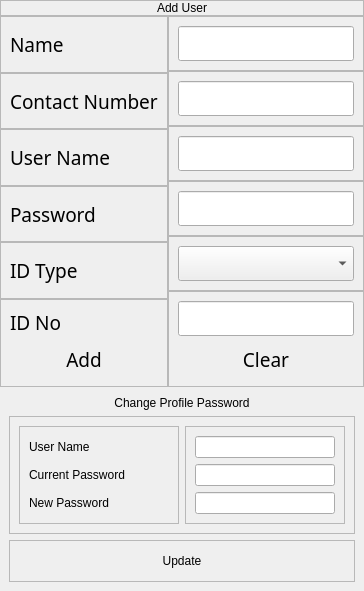
                  <widget class="QFrame" name="frame_125">
                   <property name="sizePolicy">
                    <sizepolicy hsizetype="Fixed" vsizetype="Expanding">
                     <horstretch>0</horstretch>
                     <verstretch>0</verstretch>
                    </sizepolicy>
                   </property>
                   <property name="frameShape">
                    <enum>QFrame::NoFrame</enum>
                   </property>
                   <property name="frameShadow">
                    <enum>QFrame::Plain</enum>
                   </property>
                   <layout class="QVBoxLayout" name="verticalLayout_88">
                    <property name="spacing">
                     <number>0</number>
                    </property>
                    <property name="leftMargin">
                     <number>0</number>
                    </property>
                    <property name="topMargin">
                     <number>0</number>
                    </property>
                    <property name="rightMargin">
                     <number>0</number>
                    </property>
                    <property name="bottomMargin">
                     <number>0</number>
                    </property>
                    <item>
                     <widget class="QFrame" name="frame_126">
                      <property name="sizePolicy">
                       <sizepolicy hsizetype="Preferred" vsizetype="Fixed">
                        <horstretch>0</horstretch>
                        <verstretch>0</verstretch>
                       </sizepolicy>
                      </property>
                      <property name="frameShape">
                       <enum>QFrame::StyledPanel</enum>
                      </property>
                      <property name="frameShadow">
                       <enum>QFrame::Raised</enum>
                      </property>
                      <layout class="QVBoxLayout" name="verticalLayout_92">
                       <property name="spacing">
                        <number>0</number>
                       </property>
                       <property name="leftMargin">
                        <number>0</number>
                       </property>
                       <property name="topMargin">
                        <number>0</number>
                       </property>
                       <property name="rightMargin">
                        <number>0</number>
                       </property>
                       <property name="bottomMargin">
                        <number>0</number>
                       </property>
                       <item>
                        <widget class="QLabel" name="label_60">
                         <property name="styleSheet">
                          <string notr="true">font: 16pt &quot;Century Gothic&quot;;</string>
                         </property>
                         <property name="text">
                          <string>Add User</string>
                         </property>
                         <property name="alignment">
                          <set>Qt::AlignCenter</set>
                         </property>
                        </widget>
                       </item>
                      </layout>
                     </widget>
                    </item>
                    <item>
                     <widget class="QFrame" name="frame_127">
                      <property name="sizePolicy">
                       <sizepolicy hsizetype="Fixed" vsizetype="Fixed">
                        <horstretch>0</horstretch>
                        <verstretch>0</verstretch>
                       </sizepolicy>
                      </property>
                      <property name="font">
                       <font>
                        <family>Century Gothic</family>
                        <pointsize>14</pointsize>
                       </font>
                      </property>
                      <property name="autoFillBackground">
                       <bool>false</bool>
                      </property>
                      <property name="frameShape">
                       <enum>QFrame::NoFrame</enum>
                      </property>
                      <property name="frameShadow">
                       <enum>QFrame::Plain</enum>
                      </property>
                      <layout class="QHBoxLayout" name="horizontalLayout_42">
                       <property name="spacing">
                        <number>0</number>
                       </property>
                       <property name="sizeConstraint">
                        <enum>QLayout::SetDefaultConstraint</enum>
                       </property>
                       <property name="leftMargin">
                        <number>0</number>
                       </property>
                       <property name="topMargin">
                        <number>0</number>
                       </property>
                       <property name="rightMargin">
                        <number>0</number>
                       </property>
                       <property name="bottomMargin">
                        <number>0</number>
                       </property>
                       <item>
                        <widget class="QFrame" name="frame_128">
                         <property name="frameShape">
                          <enum>QFrame::NoFrame</enum>
                         </property>
                         <property name="frameShadow">
                          <enum>QFrame::Plain</enum>
                         </property>
                         <layout class="QVBoxLayout" name="verticalLayout_93">
                          <property name="spacing">
                           <number>0</number>
                          </property>
                          <property name="leftMargin">
                           <number>0</number>
                          </property>
                          <property name="topMargin">
                           <number>0</number>
                          </property>
                          <property name="rightMargin">
                           <number>0</number>
                          </property>
                          <property name="bottomMargin">
                           <number>0</number>
                          </property>
                          <item>
                           <widget class="QFrame" name="frame_129">
                            <property name="styleSheet">
                             <string notr="true">font: 16pt &quot;Century Gothic&quot;;</string>
                            </property>
                            <property name="frameShape">
                             <enum>QFrame::StyledPanel</enum>
                            </property>
                            <property name="frameShadow">
                             <enum>QFrame::Raised</enum>
                            </property>
                            <layout class="QVBoxLayout" name="verticalLayout_94">
                             <item>
                              <widget class="QLabel" name="label_61">
                               <property name="styleSheet">
                                <string notr="true">font: 12pt &quot;Century Gothic&quot;;
color: rgb(0, 0, 0);</string>
                               </property>
                               <property name="text">
                                <string>Name</string>
                               </property>
                              </widget>
                             </item>
                            </layout>
                           </widget>
                          </item>
                          <item>
                           <widget class="QFrame" name="frame_130">
                            <property name="frameShape">
                             <enum>QFrame::StyledPanel</enum>
                            </property>
                            <property name="frameShadow">
                             <enum>QFrame::Raised</enum>
                            </property>
                            <layout class="QVBoxLayout" name="verticalLayout_95">
                             <item>
                              <widget class="QLabel" name="label_62">
                               <property name="styleSheet">
                                <string notr="true">font: 12pt &quot;Century Gothic&quot;;
color: rgb(0, 0, 0);</string>
                               </property>
                               <property name="text">
                                <string>Contact Number</string>
                               </property>
                              </widget>
                             </item>
                            </layout>
                           </widget>
                          </item>
                          <item>
                           <widget class="QFrame" name="frame_131">
                            <property name="frameShape">
                             <enum>QFrame::StyledPanel</enum>
                            </property>
                            <property name="frameShadow">
                             <enum>QFrame::Raised</enum>
                            </property>
                            <layout class="QVBoxLayout" name="verticalLayout_96">
                             <item>
                              <widget class="QLabel" name="label_63">
                               <property name="styleSheet">
                                <string notr="true">font: 12pt &quot;Century Gothic&quot;;
color: rgb(0, 0, 0);</string>
                               </property>
                               <property name="text">
                                <string>User Name</string>
                               </property>
                              </widget>
                             </item>
                            </layout>
                           </widget>
                          </item>
                          <item>
                           <widget class="QFrame" name="frame_132">
                            <property name="frameShape">
                             <enum>QFrame::StyledPanel</enum>
                            </property>
                            <property name="frameShadow">
                             <enum>QFrame::Raised</enum>
                            </property>
                            <layout class="QVBoxLayout" name="verticalLayout_97">
                             <item>
                              <widget class="QLabel" name="label_64">
                               <property name="styleSheet">
                                <string notr="true">font: 12pt &quot;Century Gothic&quot;;
color: rgb(0, 0, 0);</string>
                               </property>
                               <property name="text">
                                <string>Password</string>
                               </property>
                              </widget>
                             </item>
                            </layout>
                           </widget>
                          </item>
                          <item>
                           <widget class="QFrame" name="frame_133">
                            <property name="frameShape">
                             <enum>QFrame::StyledPanel</enum>
                            </property>
                            <property name="frameShadow">
                             <enum>QFrame::Raised</enum>
                            </property>
                            <layout class="QVBoxLayout" name="verticalLayout_98">
                             <item>
                              <widget class="QLabel" name="label_65">
                               <property name="styleSheet">
                                <string notr="true">font: 12pt &quot;Century Gothic&quot;;
color: rgb(0, 0, 0);</string>
                               </property>
                               <property name="text">
                                <string>ID Type</string>
                               </property>
                              </widget>
                             </item>
                            </layout>
                           </widget>
                          </item>
                          <item>
                           <widget class="QFrame" name="frame_134">
                            <property name="frameShape">
                             <enum>QFrame::StyledPanel</enum>
                            </property>
                            <property name="frameShadow">
                             <enum>QFrame::Raised</enum>
                            </property>
                            <layout class="QVBoxLayout" name="verticalLayout_99">
                             <item>
                              <widget class="QLabel" name="label_66">
                               <property name="styleSheet">
                                <string notr="true">font: 12pt &quot;Century Gothic&quot;;
color: rgb(0, 0, 0);</string>
                               </property>
                               <property name="text">
                                <string>ID No</string>
                               </property>
                              </widget>
                             </item>
                             <item>
                              <widget class="QPushButton" name="pushButton_40">
                               <property name="styleSheet">
                                <string notr="true">font: 16pt &quot;Century Gothic&quot;;</string>
                               </property>
                               <property name="text">
                                <string>Add</string>
                               </property>
                               <property name="flat">
                                <bool>true</bool>
                               </property>
                              </widget>
                             </item>
                            </layout>
                           </widget>
                          </item>
                         </layout>
                        </widget>
                       </item>
                       <item>
                        <widget class="QFrame" name="frame_137">
                         <property name="frameShape">
                          <enum>QFrame::NoFrame</enum>
                         </property>
                         <property name="frameShadow">
                          <enum>QFrame::Plain</enum>
                         </property>
                         <layout class="QVBoxLayout" name="verticalLayout_102">
                          <property name="spacing">
                           <number>0</number>
                          </property>
                          <property name="leftMargin">
                           <number>0</number>
                          </property>
                          <property name="topMargin">
                           <number>0</number>
                          </property>
                          <property name="rightMargin">
                           <number>0</number>
                          </property>
                          <property name="bottomMargin">
                           <number>0</number>
                          </property>
                          <item alignment="Qt::AlignVCenter">
                           <widget class="QFrame" name="frame_138">
                            <property name="frameShape">
                             <enum>QFrame::StyledPanel</enum>
                            </property>
                            <property name="frameShadow">
                             <enum>QFrame::Raised</enum>
                            </property>
                            <layout class="QVBoxLayout" name="verticalLayout_103">
                             <item alignment="Qt::AlignVCenter">
                              <widget class="QLineEdit" name="lineEdit_15">
                               <property name="sizePolicy">
                                <sizepolicy hsizetype="Preferred" vsizetype="Fixed">
                                 <horstretch>0</horstretch>
                                 <verstretch>0</verstretch>
                                </sizepolicy>
                               </property>
                               <property name="placeholderText">
                                <string/>
                               </property>
                              </widget>
                             </item>
                            </layout>
                           </widget>
                          </item>
                          <item>
                           <widget class="QFrame" name="frame_139">
                            <property name="frameShape">
                             <enum>QFrame::StyledPanel</enum>
                            </property>
                            <property name="frameShadow">
                             <enum>QFrame::Raised</enum>
                            </property>
                            <layout class="QVBoxLayout" name="verticalLayout_104">
                             <item>
                              <widget class="QLineEdit" name="lineEdit_16">
                               <property name="sizePolicy">
                                <sizepolicy hsizetype="Preferred" vsizetype="Fixed">
                                 <horstretch>0</horstretch>
                                 <verstretch>0</verstretch>
                                </sizepolicy>
                               </property>
                               <property name="placeholderText">
                                <string/>
                               </property>
                              </widget>
                             </item>
                            </layout>
                           </widget>
                          </item>
                          <item>
                           <widget class="QFrame" name="frame_140">
                            <property name="frameShape">
                             <enum>QFrame::StyledPanel</enum>
                            </property>
                            <property name="frameShadow">
                             <enum>QFrame::Raised</enum>
                            </property>
                            <layout class="QVBoxLayout" name="verticalLayout_105">
                             <item>
                              <widget class="QLineEdit" name="lineEdit_17">
                               <property name="sizePolicy">
                                <sizepolicy hsizetype="Preferred" vsizetype="Fixed">
                                 <horstretch>0</horstretch>
                                 <verstretch>0</verstretch>
                                </sizepolicy>
                               </property>
                               <property name="placeholderText">
                                <string/>
                               </property>
                              </widget>
                             </item>
                            </layout>
                           </widget>
                          </item>
                          <item>
                           <widget class="QFrame" name="frame_141">
                            <property name="frameShape">
                             <enum>QFrame::StyledPanel</enum>
                            </property>
                            <property name="frameShadow">
                             <enum>QFrame::Raised</enum>
                            </property>
                            <layout class="QVBoxLayout" name="verticalLayout_106">
                             <item>
                              <widget class="QLineEdit" name="lineEdit_18">
                               <property name="sizePolicy">
                                <sizepolicy hsizetype="Preferred" vsizetype="Fixed">
                                 <horstretch>0</horstretch>
                                 <verstretch>0</verstretch>
                                </sizepolicy>
                               </property>
                               <property name="placeholderText">
                                <string/>
                               </property>
                              </widget>
                             </item>
                            </layout>
                           </widget>
                          </item>
                          <item>
                           <widget class="QFrame" name="frame_142">
                            <property name="frameShape">
                             <enum>QFrame::StyledPanel</enum>
                            </property>
                            <property name="frameShadow">
                             <enum>QFrame::Raised</enum>
                            </property>
                            <layout class="QVBoxLayout" name="verticalLayout_107">
                             <item>
                              <widget class="QComboBox" name="comboBox_12"/>
                             </item>
                            </layout>
                           </widget>
                          </item>
                          <item>
                           <widget class="QFrame" name="frame_143">
                            <property name="frameShape">
                             <enum>QFrame::StyledPanel</enum>
                            </property>
                            <property name="frameShadow">
                             <enum>QFrame::Raised</enum>
                            </property>
                            <layout class="QVBoxLayout" name="verticalLayout_108">
                             <item>
                              <widget class="QLineEdit" name="lineEdit_19">
                               <property name="sizePolicy">
                                <sizepolicy hsizetype="Preferred" vsizetype="Fixed">
                                 <horstretch>0</horstretch>
                                 <verstretch>0</verstretch>
                                </sizepolicy>
                               </property>
                               <property name="placeholderText">
                                <string/>
                               </property>
                              </widget>
                             </item>
                             <item>
                              <widget class="QPushButton" name="pushButton_38">
                               <property name="styleSheet">
                                <string notr="true">font: 16pt &quot;Century Gothic&quot;;</string>
                               </property>
                               <property name="text">
                                <string>Clear</string>
                               </property>
                               <property name="flat">
                                <bool>true</bool>
                               </property>
                              </widget>
                             </item>
                            </layout>
                           </widget>
                          </item>
                         </layout>
                        </widget>
                       </item>
                      </layout>
                     </widget>
                    </item>
                    <item alignment="Qt::AlignBottom">
                     <widget class="QFrame" name="frame_146">
                      <property name="sizePolicy">
                       <sizepolicy hsizetype="Preferred" vsizetype="Preferred">
                        <horstretch>0</horstretch>
                        <verstretch>0</verstretch>
                       </sizepolicy>
                      </property>
                      <property name="frameShape">
                       <enum>QFrame::NoFrame</enum>
                      </property>
                      <property name="frameShadow">
                       <enum>QFrame::Plain</enum>
                      </property>
                      <layout class="QVBoxLayout" name="verticalLayout_100">
                       <item alignment="Qt::AlignTop">
                        <widget class="QLabel" name="label_67">
                         <property name="styleSheet">
                          <string notr="true">font: 16pt &quot;Century Gothic&quot;;</string>
                         </property>
                         <property name="text">
                          <string>Change Profile Password</string>
                         </property>
                         <property name="alignment">
                          <set>Qt::AlignCenter</set>
                         </property>
                        </widget>
                       </item>
                       <item>
                        <widget class="QFrame" name="frame_8">
                         <property name="frameShape">
                          <enum>QFrame::StyledPanel</enum>
                         </property>
                         <property name="frameShadow">
                          <enum>QFrame::Raised</enum>
                         </property>
                         <layout class="QHBoxLayout" name="horizontalLayout_43">
                          <item>
                           <widget class="QFrame" name="frame_9">
                            <property name="frameShape">
                             <enum>QFrame::StyledPanel</enum>
                            </property>
                            <property name="frameShadow">
                             <enum>QFrame::Raised</enum>
                            </property>
                            <layout class="QVBoxLayout" name="verticalLayout_101">
                             <item>
                              <widget class="QLabel" name="label_87">
                               <property name="styleSheet">
                                <string notr="true">font: 12pt &quot;Century Gothic&quot;;
color: rgb(0, 0, 0);</string>
                               </property>
                               <property name="text">
                                <string>User Name</string>
                               </property>
                              </widget>
                             </item>
                             <item>
                              <widget class="QLabel" name="label_68">
                               <property name="styleSheet">
                                <string notr="true">font: 12pt &quot;Century Gothic&quot;;
color: rgb(0, 0, 0);</string>
                               </property>
                               <property name="text">
                                <string>Current Password</string>
                               </property>
                              </widget>
                             </item>
                             <item>
                              <widget class="QLabel" name="label_70">
                               <property name="styleSheet">
                                <string notr="true">font: 12pt &quot;Century Gothic&quot;;
color: rgb(0, 0, 0);</string>
                               </property>
                               <property name="text">
                                <string>New Password</string>
                               </property>
                              </widget>
                             </item>
                            </layout>
                           </widget>
                          </item>
                          <item>
                           <widget class="QFrame" name="frame_10">
                            <property name="frameShape">
                             <enum>QFrame::StyledPanel</enum>
                            </property>
                            <property name="frameShadow">
                             <enum>QFrame::Raised</enum>
                            </property>
                            <layout class="QVBoxLayout" name="verticalLayout_114">
                             <item>
                              <widget class="QLineEdit" name="lineEdit_25">
                               <property name="sizePolicy">
                                <sizepolicy hsizetype="Preferred" vsizetype="Fixed">
                                 <horstretch>0</horstretch>
                                 <verstretch>0</verstretch>
                                </sizepolicy>
                               </property>
                               <property name="placeholderText">
                                <string/>
                               </property>
                              </widget>
                             </item>
                             <item>
                              <widget class="QLineEdit" name="lineEdit_22">
                               <property name="sizePolicy">
                                <sizepolicy hsizetype="Preferred" vsizetype="Fixed">
                                 <horstretch>0</horstretch>
                                 <verstretch>0</verstretch>
                                </sizepolicy>
                               </property>
                               <property name="placeholderText">
                                <string/>
                               </property>
                              </widget>
                             </item>
                             <item>
                              <widget class="QLineEdit" name="lineEdit_23">
                               <property name="sizePolicy">
                                <sizepolicy hsizetype="Preferred" vsizetype="Fixed">
                                 <horstretch>0</horstretch>
                                 <verstretch>0</verstretch>
                                </sizepolicy>
                               </property>
                               <property name="placeholderText">
                                <string/>
                               </property>
                              </widget>
                             </item>
                            </layout>
                           </widget>
                          </item>
                         </layout>
                        </widget>
                       </item>
                       <item>
                        <widget class="QFrame" name="frame_11">
                         <property name="frameShape">
                          <enum>QFrame::StyledPanel</enum>
                         </property>
                         <property name="frameShadow">
                          <enum>QFrame::Raised</enum>
                         </property>
                         <layout class="QVBoxLayout" name="verticalLayout_115">
                          <item>
                           <widget class="QPushButton" name="pushButton_42">
                            <property name="styleSheet">
                             <string notr="true">font: 16pt &quot;Century Gothic&quot;;</string>
                            </property>
                            <property name="text">
                             <string>Update</string>
                            </property>
                            <property name="flat">
                             <bool>true</bool>
                            </property>
                           </widget>
                          </item>
                         </layout>
                        </widget>
                       </item>
                      </layout>
                     </widget>
                    </item>
                   </layout>
                  </widget>
